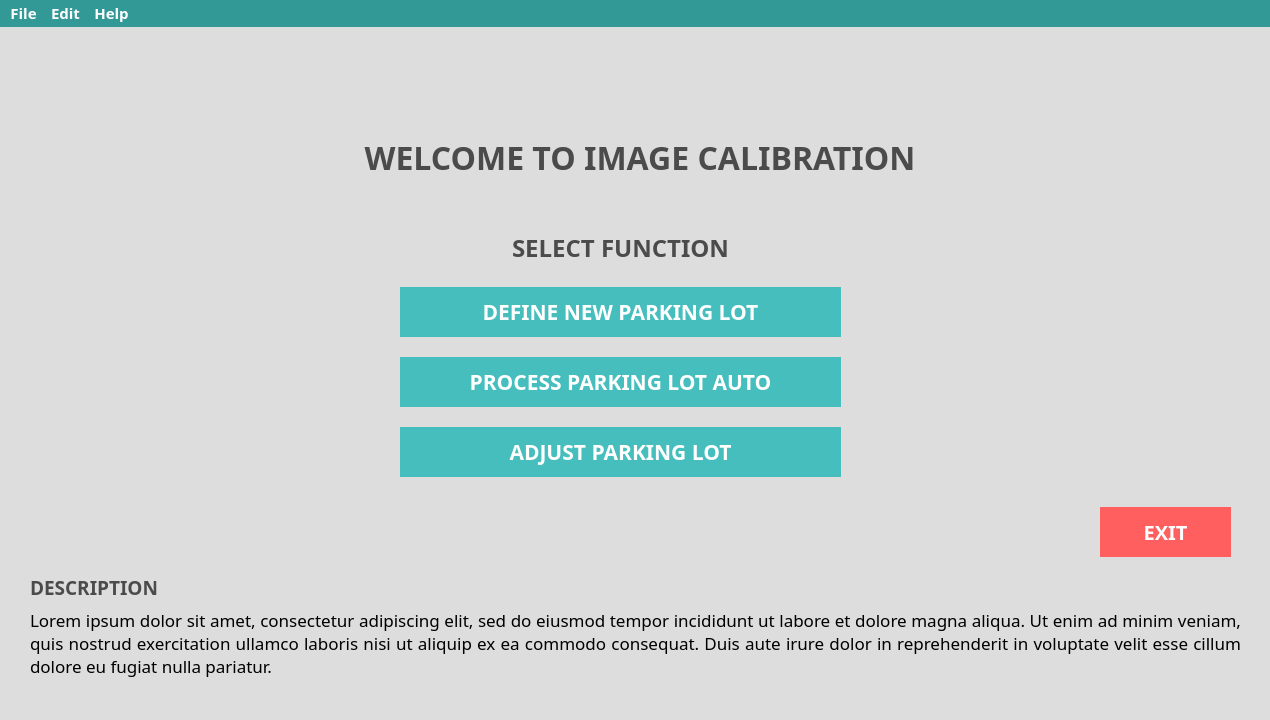
<?xml version="1.0" encoding="UTF-8"?>
<ui version="4.0">
 <class>MainWindow</class>
 <widget class="QMainWindow" name="MainWindow">
  <property name="geometry">
   <rect>
    <x>0</x>
    <y>0</y>
    <width>1270</width>
    <height>720</height>
   </rect>
  </property>
  <property name="sizePolicy">
   <sizepolicy hsizetype="Fixed" vsizetype="Fixed">
    <horstretch>0</horstretch>
    <verstretch>0</verstretch>
   </sizepolicy>
  </property>
  <property name="maximumSize">
   <size>
    <width>1280</width>
    <height>720</height>
   </size>
  </property>
  <property name="windowTitle">
   <string>MainWindow</string>
  </property>
  <property name="styleSheet">
   <string notr="true">border:0;
background-color: rgb(221, 221, 221);</string>
  </property>
  <widget class="QWidget" name="centralwidget">
   <widget class="QLabel" name="define_parking_lot_label">
    <property name="geometry">
     <rect>
      <x>310</x>
      <y>110</y>
      <width>660</width>
      <height>40</height>
     </rect>
    </property>
    <property name="font">
     <font>
      <family>Montserrat</family>
      <pointsize>24</pointsize>
      <weight>75</weight>
      <italic>false</italic>
      <bold>true</bold>
     </font>
    </property>
    <property name="styleSheet">
     <string notr="true">color: rgb(75, 75, 75);</string>
    </property>
    <property name="text">
     <string>WELCOME TO IMAGE CALIBRATION</string>
    </property>
    <property name="alignment">
     <set>Qt::AlignCenter</set>
    </property>
   </widget>
   <widget class="QLabel" name="define_parking_lot_label_2">
    <property name="geometry">
     <rect>
      <x>490</x>
      <y>200</y>
      <width>261</width>
      <height>41</height>
     </rect>
    </property>
    <property name="font">
     <font>
      <family>Montserrat</family>
      <pointsize>18</pointsize>
      <weight>75</weight>
      <italic>false</italic>
      <bold>true</bold>
     </font>
    </property>
    <property name="styleSheet">
     <string notr="true">color: rgb(75, 75, 75);</string>
    </property>
    <property name="text">
     <string>SELECT FUNCTION</string>
    </property>
    <property name="alignment">
     <set>Qt::AlignCenter</set>
    </property>
   </widget>
   <widget class="QPushButton" name="def_new_pl_B">
    <property name="geometry">
     <rect>
      <x>400</x>
      <y>260</y>
      <width>441</width>
      <height>50</height>
     </rect>
    </property>
    <property name="sizePolicy">
     <sizepolicy hsizetype="Preferred" vsizetype="Preferred">
      <horstretch>0</horstretch>
      <verstretch>0</verstretch>
     </sizepolicy>
    </property>
    <property name="maximumSize">
     <size>
      <width>1000</width>
      <height>50</height>
     </size>
    </property>
    <property name="palette">
     <palette>
      <active>
       <colorrole role="WindowText">
        <brush brushstyle="SolidPattern">
         <color alpha="255">
          <red>255</red>
          <green>255</green>
          <blue>255</blue>
         </color>
        </brush>
       </colorrole>
       <colorrole role="Button">
        <brush brushstyle="SolidPattern">
         <color alpha="255">
          <red>70</red>
          <green>190</green>
          <blue>190</blue>
         </color>
        </brush>
       </colorrole>
       <colorrole role="Text">
        <brush brushstyle="SolidPattern">
         <color alpha="255">
          <red>255</red>
          <green>255</green>
          <blue>255</blue>
         </color>
        </brush>
       </colorrole>
       <colorrole role="ButtonText">
        <brush brushstyle="SolidPattern">
         <color alpha="255">
          <red>255</red>
          <green>255</green>
          <blue>255</blue>
         </color>
        </brush>
       </colorrole>
       <colorrole role="Base">
        <brush brushstyle="SolidPattern">
         <color alpha="255">
          <red>70</red>
          <green>190</green>
          <blue>190</blue>
         </color>
        </brush>
       </colorrole>
       <colorrole role="Window">
        <brush brushstyle="SolidPattern">
         <color alpha="255">
          <red>70</red>
          <green>190</green>
          <blue>190</blue>
         </color>
        </brush>
       </colorrole>
      </active>
      <inactive>
       <colorrole role="WindowText">
        <brush brushstyle="SolidPattern">
         <color alpha="255">
          <red>255</red>
          <green>255</green>
          <blue>255</blue>
         </color>
        </brush>
       </colorrole>
       <colorrole role="Button">
        <brush brushstyle="SolidPattern">
         <color alpha="255">
          <red>70</red>
          <green>190</green>
          <blue>190</blue>
         </color>
        </brush>
       </colorrole>
       <colorrole role="Text">
        <brush brushstyle="SolidPattern">
         <color alpha="255">
          <red>255</red>
          <green>255</green>
          <blue>255</blue>
         </color>
        </brush>
       </colorrole>
       <colorrole role="ButtonText">
        <brush brushstyle="SolidPattern">
         <color alpha="255">
          <red>255</red>
          <green>255</green>
          <blue>255</blue>
         </color>
        </brush>
       </colorrole>
       <colorrole role="Base">
        <brush brushstyle="SolidPattern">
         <color alpha="255">
          <red>70</red>
          <green>190</green>
          <blue>190</blue>
         </color>
        </brush>
       </colorrole>
       <colorrole role="Window">
        <brush brushstyle="SolidPattern">
         <color alpha="255">
          <red>70</red>
          <green>190</green>
          <blue>190</blue>
         </color>
        </brush>
       </colorrole>
      </inactive>
      <disabled>
       <colorrole role="WindowText">
        <brush brushstyle="SolidPattern">
         <color alpha="255">
          <red>255</red>
          <green>255</green>
          <blue>255</blue>
         </color>
        </brush>
       </colorrole>
       <colorrole role="Button">
        <brush brushstyle="SolidPattern">
         <color alpha="255">
          <red>70</red>
          <green>190</green>
          <blue>190</blue>
         </color>
        </brush>
       </colorrole>
       <colorrole role="Text">
        <brush brushstyle="SolidPattern">
         <color alpha="255">
          <red>255</red>
          <green>255</green>
          <blue>255</blue>
         </color>
        </brush>
       </colorrole>
       <colorrole role="ButtonText">
        <brush brushstyle="SolidPattern">
         <color alpha="255">
          <red>255</red>
          <green>255</green>
          <blue>255</blue>
         </color>
        </brush>
       </colorrole>
       <colorrole role="Base">
        <brush brushstyle="SolidPattern">
         <color alpha="255">
          <red>70</red>
          <green>190</green>
          <blue>190</blue>
         </color>
        </brush>
       </colorrole>
       <colorrole role="Window">
        <brush brushstyle="SolidPattern">
         <color alpha="255">
          <red>70</red>
          <green>190</green>
          <blue>190</blue>
         </color>
        </brush>
       </colorrole>
      </disabled>
     </palette>
    </property>
    <property name="font">
     <font>
      <family>Montserrat</family>
      <pointsize>16</pointsize>
      <weight>75</weight>
      <italic>false</italic>
      <bold>true</bold>
     </font>
    </property>
    <property name="whatsThis">
     <string>&lt;html&gt;&lt;head/&gt;&lt;body&gt;&lt;p&gt;&lt;span style=&quot; font-size:11pt; font-weight:400;&quot;&gt;Proceed to next step&lt;/span&gt;&lt;/p&gt;&lt;/body&gt;&lt;/html&gt;</string>
    </property>
    <property name="styleSheet">
     <string notr="true">QPushButton{
	background-color: rgb(70, 190, 190);
	color: rgb(255, 255, 255);
}

QPushButton:hover{
	background-color:rgb(50, 150, 150);
}

QPushButton:pressed{
	background-color: rgb(40, 120, 130);
}</string>
    </property>
    <property name="text">
     <string>DEFINE NEW PARKING LOT</string>
    </property>
   </widget>
   <widget class="QPushButton" name="proc_auto_B">
    <property name="geometry">
     <rect>
      <x>400</x>
      <y>330</y>
      <width>441</width>
      <height>50</height>
     </rect>
    </property>
    <property name="sizePolicy">
     <sizepolicy hsizetype="Preferred" vsizetype="Preferred">
      <horstretch>0</horstretch>
      <verstretch>0</verstretch>
     </sizepolicy>
    </property>
    <property name="maximumSize">
     <size>
      <width>1000</width>
      <height>50</height>
     </size>
    </property>
    <property name="palette">
     <palette>
      <active>
       <colorrole role="WindowText">
        <brush brushstyle="SolidPattern">
         <color alpha="255">
          <red>255</red>
          <green>255</green>
          <blue>255</blue>
         </color>
        </brush>
       </colorrole>
       <colorrole role="Button">
        <brush brushstyle="SolidPattern">
         <color alpha="255">
          <red>70</red>
          <green>190</green>
          <blue>190</blue>
         </color>
        </brush>
       </colorrole>
       <colorrole role="Text">
        <brush brushstyle="SolidPattern">
         <color alpha="255">
          <red>255</red>
          <green>255</green>
          <blue>255</blue>
         </color>
        </brush>
       </colorrole>
       <colorrole role="ButtonText">
        <brush brushstyle="SolidPattern">
         <color alpha="255">
          <red>255</red>
          <green>255</green>
          <blue>255</blue>
         </color>
        </brush>
       </colorrole>
       <colorrole role="Base">
        <brush brushstyle="SolidPattern">
         <color alpha="255">
          <red>70</red>
          <green>190</green>
          <blue>190</blue>
         </color>
        </brush>
       </colorrole>
       <colorrole role="Window">
        <brush brushstyle="SolidPattern">
         <color alpha="255">
          <red>70</red>
          <green>190</green>
          <blue>190</blue>
         </color>
        </brush>
       </colorrole>
      </active>
      <inactive>
       <colorrole role="WindowText">
        <brush brushstyle="SolidPattern">
         <color alpha="255">
          <red>255</red>
          <green>255</green>
          <blue>255</blue>
         </color>
        </brush>
       </colorrole>
       <colorrole role="Button">
        <brush brushstyle="SolidPattern">
         <color alpha="255">
          <red>70</red>
          <green>190</green>
          <blue>190</blue>
         </color>
        </brush>
       </colorrole>
       <colorrole role="Text">
        <brush brushstyle="SolidPattern">
         <color alpha="255">
          <red>255</red>
          <green>255</green>
          <blue>255</blue>
         </color>
        </brush>
       </colorrole>
       <colorrole role="ButtonText">
        <brush brushstyle="SolidPattern">
         <color alpha="255">
          <red>255</red>
          <green>255</green>
          <blue>255</blue>
         </color>
        </brush>
       </colorrole>
       <colorrole role="Base">
        <brush brushstyle="SolidPattern">
         <color alpha="255">
          <red>70</red>
          <green>190</green>
          <blue>190</blue>
         </color>
        </brush>
       </colorrole>
       <colorrole role="Window">
        <brush brushstyle="SolidPattern">
         <color alpha="255">
          <red>70</red>
          <green>190</green>
          <blue>190</blue>
         </color>
        </brush>
       </colorrole>
      </inactive>
      <disabled>
       <colorrole role="WindowText">
        <brush brushstyle="SolidPattern">
         <color alpha="255">
          <red>255</red>
          <green>255</green>
          <blue>255</blue>
         </color>
        </brush>
       </colorrole>
       <colorrole role="Button">
        <brush brushstyle="SolidPattern">
         <color alpha="255">
          <red>70</red>
          <green>190</green>
          <blue>190</blue>
         </color>
        </brush>
       </colorrole>
       <colorrole role="Text">
        <brush brushstyle="SolidPattern">
         <color alpha="255">
          <red>255</red>
          <green>255</green>
          <blue>255</blue>
         </color>
        </brush>
       </colorrole>
       <colorrole role="ButtonText">
        <brush brushstyle="SolidPattern">
         <color alpha="255">
          <red>255</red>
          <green>255</green>
          <blue>255</blue>
         </color>
        </brush>
       </colorrole>
       <colorrole role="Base">
        <brush brushstyle="SolidPattern">
         <color alpha="255">
          <red>70</red>
          <green>190</green>
          <blue>190</blue>
         </color>
        </brush>
       </colorrole>
       <colorrole role="Window">
        <brush brushstyle="SolidPattern">
         <color alpha="255">
          <red>70</red>
          <green>190</green>
          <blue>190</blue>
         </color>
        </brush>
       </colorrole>
      </disabled>
     </palette>
    </property>
    <property name="font">
     <font>
      <family>Montserrat</family>
      <pointsize>16</pointsize>
      <weight>75</weight>
      <italic>false</italic>
      <bold>true</bold>
     </font>
    </property>
    <property name="whatsThis">
     <string>&lt;html&gt;&lt;head/&gt;&lt;body&gt;&lt;p&gt;&lt;span style=&quot; font-size:11pt; font-weight:400;&quot;&gt;Proceed to next step&lt;/span&gt;&lt;/p&gt;&lt;/body&gt;&lt;/html&gt;</string>
    </property>
    <property name="styleSheet">
     <string notr="true">QPushButton{
	background-color: rgb(70, 190, 190);
	color: rgb(255, 255, 255);
}

QPushButton:hover{
	background-color:rgb(50, 150, 150);
}

QPushButton:pressed{
	background-color: rgb(40, 120, 130);
}</string>
    </property>
    <property name="text">
     <string>PROCESS PARKING LOT AUTO</string>
    </property>
   </widget>
   <widget class="QPushButton" name="adj_pl_B">
    <property name="geometry">
     <rect>
      <x>400</x>
      <y>400</y>
      <width>441</width>
      <height>50</height>
     </rect>
    </property>
    <property name="sizePolicy">
     <sizepolicy hsizetype="Preferred" vsizetype="Preferred">
      <horstretch>0</horstretch>
      <verstretch>0</verstretch>
     </sizepolicy>
    </property>
    <property name="maximumSize">
     <size>
      <width>1000</width>
      <height>50</height>
     </size>
    </property>
    <property name="palette">
     <palette>
      <active>
       <colorrole role="WindowText">
        <brush brushstyle="SolidPattern">
         <color alpha="255">
          <red>255</red>
          <green>255</green>
          <blue>255</blue>
         </color>
        </brush>
       </colorrole>
       <colorrole role="Button">
        <brush brushstyle="SolidPattern">
         <color alpha="255">
          <red>70</red>
          <green>190</green>
          <blue>190</blue>
         </color>
        </brush>
       </colorrole>
       <colorrole role="Text">
        <brush brushstyle="SolidPattern">
         <color alpha="255">
          <red>255</red>
          <green>255</green>
          <blue>255</blue>
         </color>
        </brush>
       </colorrole>
       <colorrole role="ButtonText">
        <brush brushstyle="SolidPattern">
         <color alpha="255">
          <red>255</red>
          <green>255</green>
          <blue>255</blue>
         </color>
        </brush>
       </colorrole>
       <colorrole role="Base">
        <brush brushstyle="SolidPattern">
         <color alpha="255">
          <red>70</red>
          <green>190</green>
          <blue>190</blue>
         </color>
        </brush>
       </colorrole>
       <colorrole role="Window">
        <brush brushstyle="SolidPattern">
         <color alpha="255">
          <red>70</red>
          <green>190</green>
          <blue>190</blue>
         </color>
        </brush>
       </colorrole>
      </active>
      <inactive>
       <colorrole role="WindowText">
        <brush brushstyle="SolidPattern">
         <color alpha="255">
          <red>255</red>
          <green>255</green>
          <blue>255</blue>
         </color>
        </brush>
       </colorrole>
       <colorrole role="Button">
        <brush brushstyle="SolidPattern">
         <color alpha="255">
          <red>70</red>
          <green>190</green>
          <blue>190</blue>
         </color>
        </brush>
       </colorrole>
       <colorrole role="Text">
        <brush brushstyle="SolidPattern">
         <color alpha="255">
          <red>255</red>
          <green>255</green>
          <blue>255</blue>
         </color>
        </brush>
       </colorrole>
       <colorrole role="ButtonText">
        <brush brushstyle="SolidPattern">
         <color alpha="255">
          <red>255</red>
          <green>255</green>
          <blue>255</blue>
         </color>
        </brush>
       </colorrole>
       <colorrole role="Base">
        <brush brushstyle="SolidPattern">
         <color alpha="255">
          <red>70</red>
          <green>190</green>
          <blue>190</blue>
         </color>
        </brush>
       </colorrole>
       <colorrole role="Window">
        <brush brushstyle="SolidPattern">
         <color alpha="255">
          <red>70</red>
          <green>190</green>
          <blue>190</blue>
         </color>
        </brush>
       </colorrole>
      </inactive>
      <disabled>
       <colorrole role="WindowText">
        <brush brushstyle="SolidPattern">
         <color alpha="255">
          <red>255</red>
          <green>255</green>
          <blue>255</blue>
         </color>
        </brush>
       </colorrole>
       <colorrole role="Button">
        <brush brushstyle="SolidPattern">
         <color alpha="255">
          <red>70</red>
          <green>190</green>
          <blue>190</blue>
         </color>
        </brush>
       </colorrole>
       <colorrole role="Text">
        <brush brushstyle="SolidPattern">
         <color alpha="255">
          <red>255</red>
          <green>255</green>
          <blue>255</blue>
         </color>
        </brush>
       </colorrole>
       <colorrole role="ButtonText">
        <brush brushstyle="SolidPattern">
         <color alpha="255">
          <red>255</red>
          <green>255</green>
          <blue>255</blue>
         </color>
        </brush>
       </colorrole>
       <colorrole role="Base">
        <brush brushstyle="SolidPattern">
         <color alpha="255">
          <red>70</red>
          <green>190</green>
          <blue>190</blue>
         </color>
        </brush>
       </colorrole>
       <colorrole role="Window">
        <brush brushstyle="SolidPattern">
         <color alpha="255">
          <red>70</red>
          <green>190</green>
          <blue>190</blue>
         </color>
        </brush>
       </colorrole>
      </disabled>
     </palette>
    </property>
    <property name="font">
     <font>
      <family>Montserrat</family>
      <pointsize>16</pointsize>
      <weight>75</weight>
      <italic>false</italic>
      <bold>true</bold>
     </font>
    </property>
    <property name="whatsThis">
     <string>&lt;html&gt;&lt;head/&gt;&lt;body&gt;&lt;p&gt;&lt;span style=&quot; font-size:11pt; font-weight:400;&quot;&gt;Proceed to next step&lt;/span&gt;&lt;/p&gt;&lt;/body&gt;&lt;/html&gt;</string>
    </property>
    <property name="styleSheet">
     <string notr="true">QPushButton{
	background-color: rgb(70, 190, 190);
	color: rgb(255, 255, 255);
}

QPushButton:hover{
	background-color:rgb(50, 150, 150);
}

QPushButton:pressed{
	background-color: rgb(40, 120, 130);
}</string>
    </property>
    <property name="text">
     <string>ADJUST PARKING LOT</string>
    </property>
   </widget>
   <widget class="QPushButton" name="exit_B">
    <property name="geometry">
     <rect>
      <x>1100</x>
      <y>480</y>
      <width>131</width>
      <height>50</height>
     </rect>
    </property>
    <property name="maximumSize">
     <size>
      <width>200</width>
      <height>50</height>
     </size>
    </property>
    <property name="palette">
     <palette>
      <active>
       <colorrole role="WindowText">
        <brush brushstyle="SolidPattern">
         <color alpha="255">
          <red>255</red>
          <green>255</green>
          <blue>255</blue>
         </color>
        </brush>
       </colorrole>
       <colorrole role="Button">
        <brush brushstyle="SolidPattern">
         <color alpha="255">
          <red>255</red>
          <green>95</green>
          <blue>95</blue>
         </color>
        </brush>
       </colorrole>
       <colorrole role="Text">
        <brush brushstyle="SolidPattern">
         <color alpha="255">
          <red>255</red>
          <green>255</green>
          <blue>255</blue>
         </color>
        </brush>
       </colorrole>
       <colorrole role="ButtonText">
        <brush brushstyle="SolidPattern">
         <color alpha="255">
          <red>255</red>
          <green>255</green>
          <blue>255</blue>
         </color>
        </brush>
       </colorrole>
       <colorrole role="Base">
        <brush brushstyle="SolidPattern">
         <color alpha="255">
          <red>255</red>
          <green>95</green>
          <blue>95</blue>
         </color>
        </brush>
       </colorrole>
       <colorrole role="Window">
        <brush brushstyle="SolidPattern">
         <color alpha="255">
          <red>255</red>
          <green>95</green>
          <blue>95</blue>
         </color>
        </brush>
       </colorrole>
      </active>
      <inactive>
       <colorrole role="WindowText">
        <brush brushstyle="SolidPattern">
         <color alpha="255">
          <red>255</red>
          <green>255</green>
          <blue>255</blue>
         </color>
        </brush>
       </colorrole>
       <colorrole role="Button">
        <brush brushstyle="SolidPattern">
         <color alpha="255">
          <red>255</red>
          <green>95</green>
          <blue>95</blue>
         </color>
        </brush>
       </colorrole>
       <colorrole role="Text">
        <brush brushstyle="SolidPattern">
         <color alpha="255">
          <red>255</red>
          <green>255</green>
          <blue>255</blue>
         </color>
        </brush>
       </colorrole>
       <colorrole role="ButtonText">
        <brush brushstyle="SolidPattern">
         <color alpha="255">
          <red>255</red>
          <green>255</green>
          <blue>255</blue>
         </color>
        </brush>
       </colorrole>
       <colorrole role="Base">
        <brush brushstyle="SolidPattern">
         <color alpha="255">
          <red>255</red>
          <green>95</green>
          <blue>95</blue>
         </color>
        </brush>
       </colorrole>
       <colorrole role="Window">
        <brush brushstyle="SolidPattern">
         <color alpha="255">
          <red>255</red>
          <green>95</green>
          <blue>95</blue>
         </color>
        </brush>
       </colorrole>
      </inactive>
      <disabled>
       <colorrole role="WindowText">
        <brush brushstyle="SolidPattern">
         <color alpha="255">
          <red>255</red>
          <green>255</green>
          <blue>255</blue>
         </color>
        </brush>
       </colorrole>
       <colorrole role="Button">
        <brush brushstyle="SolidPattern">
         <color alpha="255">
          <red>255</red>
          <green>95</green>
          <blue>95</blue>
         </color>
        </brush>
       </colorrole>
       <colorrole role="Text">
        <brush brushstyle="SolidPattern">
         <color alpha="255">
          <red>255</red>
          <green>255</green>
          <blue>255</blue>
         </color>
        </brush>
       </colorrole>
       <colorrole role="ButtonText">
        <brush brushstyle="SolidPattern">
         <color alpha="255">
          <red>255</red>
          <green>255</green>
          <blue>255</blue>
         </color>
        </brush>
       </colorrole>
       <colorrole role="Base">
        <brush brushstyle="SolidPattern">
         <color alpha="255">
          <red>255</red>
          <green>95</green>
          <blue>95</blue>
         </color>
        </brush>
       </colorrole>
       <colorrole role="Window">
        <brush brushstyle="SolidPattern">
         <color alpha="255">
          <red>255</red>
          <green>95</green>
          <blue>95</blue>
         </color>
        </brush>
       </colorrole>
      </disabled>
     </palette>
    </property>
    <property name="font">
     <font>
      <family>Montserrat</family>
      <pointsize>15</pointsize>
      <weight>75</weight>
      <italic>false</italic>
      <bold>true</bold>
     </font>
    </property>
    <property name="whatsThis">
     <string>&lt;html&gt;&lt;head/&gt;&lt;body&gt;&lt;p&gt;&lt;span style=&quot; font-size:11pt; font-weight:400;&quot;&gt;Reset all defined data&lt;/span&gt;&lt;/p&gt;&lt;/body&gt;&lt;/html&gt;</string>
    </property>
    <property name="styleSheet">
     <string notr="true">QPushButton{
	background-color: rgb(255, 95, 95);
	color: rgb(255, 255, 255);
}

QPushButton:hover{
	background-color:rgb(200, 80, 80);
}

QPushButton:pressed{
	background-color: rgb(200, 60, 60);
}</string>
    </property>
    <property name="text">
     <string>EXIT</string>
    </property>
   </widget>
   <widget class="QLabel" name="label">
    <property name="geometry">
     <rect>
      <x>30</x>
      <y>550</y>
      <width>171</width>
      <height>21</height>
     </rect>
    </property>
    <property name="font">
     <font>
      <family>Montserrat</family>
      <pointsize>14</pointsize>
      <weight>75</weight>
      <bold>true</bold>
     </font>
    </property>
    <property name="styleSheet">
     <string notr="true">color: rgb(75, 75, 75);</string>
    </property>
    <property name="text">
     <string>DESCRIPTION</string>
    </property>
   </widget>
   <widget class="QLabel" name="label_2">
    <property name="geometry">
     <rect>
      <x>30</x>
      <y>570</y>
      <width>1211</width>
      <height>91</height>
     </rect>
    </property>
    <property name="font">
     <font>
      <family>Montserrat</family>
      <pointsize>13</pointsize>
     </font>
    </property>
    <property name="text">
     <string>Lorem ipsum dolor sit amet, consectetur adipiscing elit, sed do eiusmod tempor incididunt ut labore et dolore magna aliqua. Ut enim ad minim veniam, quis nostrud exercitation ullamco laboris nisi ut aliquip ex ea commodo consequat. Duis aute irure dolor in reprehenderit in voluptate velit esse cillum dolore eu fugiat nulla pariatur. </string>
    </property>
    <property name="alignment">
     <set>Qt::AlignJustify|Qt::AlignVCenter</set>
    </property>
    <property name="wordWrap">
     <bool>true</bool>
    </property>
   </widget>
  </widget>
  <widget class="QMenuBar" name="menubar">
   <property name="geometry">
    <rect>
     <x>0</x>
     <y>0</y>
     <width>1270</width>
     <height>27</height>
    </rect>
   </property>
   <property name="font">
    <font>
     <family>Montserrat</family>
     <pointsize>11</pointsize>
     <weight>75</weight>
     <bold>true</bold>
    </font>
   </property>
   <property name="styleSheet">
    <string notr="true">QMenuBar{
	background-color: rgb(51, 153, 150);
	color: rgb(255, 255, 255);
}

QMenuBar:pressed{
	background-color: rgb(91, 206, 206);
}

</string>
   </property>
   <widget class="QMenu" name="menuFile">
    <property name="font">
     <font>
      <family>Montserrat</family>
      <pointsize>10</pointsize>
      <weight>50</weight>
      <bold>false</bold>
     </font>
    </property>
    <property name="styleSheet">
     <string notr="true">QMenu{
	background-color: rgb(255,255,255);
	color: rgb(75, 75, 75);
}

QMenu:hover{
	background-color: rgb(170, 255, 255);
}

QMenu:pressed{
	background-color: rgb(91, 206, 206);
}

</string>
    </property>
    <property name="title">
     <string>File</string>
    </property>
    <addaction name="action_Find"/>
    <addaction name="separator"/>
    <addaction name="action_Exit"/>
   </widget>
   <widget class="QMenu" name="menu_dit">
    <property name="font">
     <font>
      <family>Montserrat</family>
      <pointsize>10</pointsize>
      <weight>50</weight>
      <bold>false</bold>
     </font>
    </property>
    <property name="styleSheet">
     <string notr="true">QMenu{
	background-color: rgb(255,255,255);
	color: rgb(75, 75, 75);
}

QMenu:pressed{
	background-color: rgb(91, 206, 206);
}

</string>
    </property>
    <property name="title">
     <string>Edit</string>
    </property>
    <addaction name="action_user_mode"/>
    <addaction name="action_dev_mode"/>
   </widget>
   <widget class="QMenu" name="menuHelp">
    <property name="font">
     <font>
      <family>Montserrat</family>
      <pointsize>10</pointsize>
      <weight>50</weight>
      <bold>false</bold>
     </font>
    </property>
    <property name="styleSheet">
     <string notr="true">QMenu{
	background-color: rgb(255,255,255);
	color: rgb(75, 75, 75);
}

QMenu:pressed{
	background-color: rgb(91, 206, 206);
}

</string>
    </property>
    <property name="title">
     <string>Help</string>
    </property>
    <addaction name="action_help"/>
   </widget>
   <addaction name="menuFile"/>
   <addaction name="menu_dit"/>
   <addaction name="menuHelp"/>
  </widget>
  <widget class="QStatusBar" name="statusbar">
   <property name="font">
    <font>
     <family>Montserrat</family>
     <pointsize>11</pointsize>
     <weight>50</weight>
     <bold>false</bold>
    </font>
   </property>
  </widget>
  <action name="action_Find">
   <property name="text">
    <string>Find</string>
   </property>
   <property name="shortcut">
    <string>Alt+F</string>
   </property>
  </action>
  <action name="action_Exit">
   <property name="text">
    <string>Exit</string>
   </property>
  </action>
  <action name="action_user_mode">
   <property name="text">
    <string>User Mode</string>
   </property>
   <property name="shortcut">
    <string>Alt+U</string>
   </property>
  </action>
  <action name="action_dev_mode">
   <property name="text">
    <string>Developer Mode</string>
   </property>
   <property name="shortcut">
    <string>Alt+D</string>
   </property>
  </action>
  <action name="action_help">
   <property name="text">
    <string>Help</string>
   </property>
   <property name="shortcut">
    <string>F1</string>
   </property>
  </action>
 </widget>
 <resources/>
 <connections/>
</ui>
